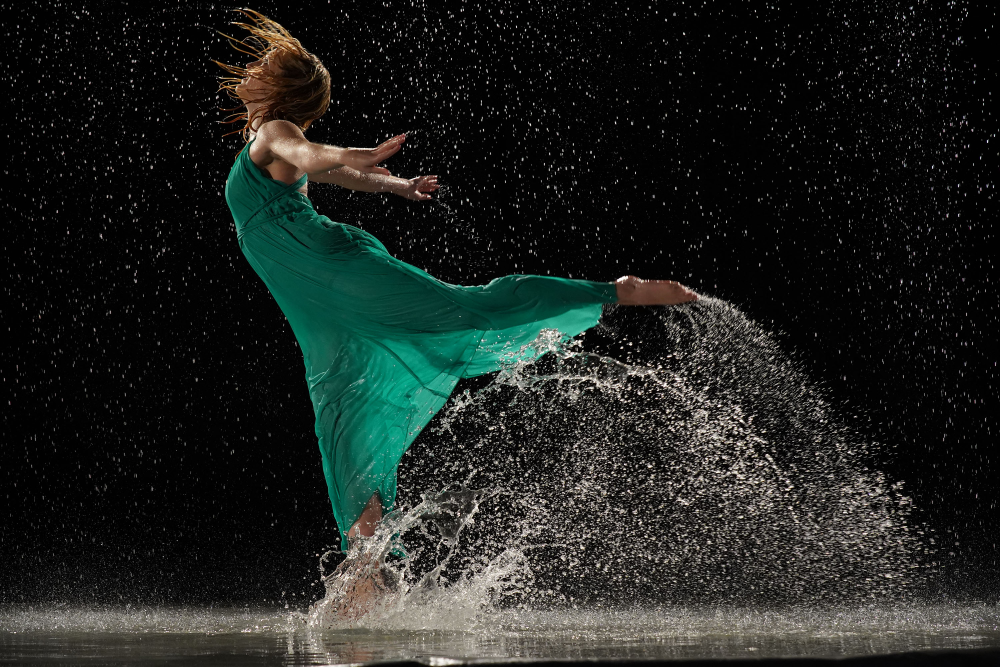
#> input picture DancingInWater.jpg, 3000 x 2000 px (shown at 1/3 size)
$ python mediana.py
#> lines starting #> are read from the running program, lines starting #| are printed output that depends on the picture
import numpy as np
from PIL import Image


def median_filter(image_path, filter_dimensions):
    # Image openning
#> called with image_path = 'DancingInWater.jpg', filter_dimensions = (3, 3)
    image = Image.open(image_path)
#> image is the input picture: PIL image 3000x2000 RGB; mean R, G, B 30.8, 35.3, 32

    image = image.resize((1500, 1000))    # Apply a resize for bigger images
#> image: PIL image 1500x1000 RGB

    # Image convert to Array
    img_array = np.asarray(image, np.float64)

    # Image to apply the result
    filtered_image = Image.new(image.mode, image.size)
#> filtered_image: PIL image 1500x1000 RGB; every value is 0

    # Image and filter dimensions
    height, width, channel = img_array.shape
#> height = 1000; width = 1500; channel = 3
    filter_half_width = filter_dimensions[1] // 2
    filter_half_height = filter_dimensions[0] // 2

    # Go through all the pixels of the image
    for y in range(height):
        for x in range(width):
            # Create a list of neighbors for each color
            r = []
            g = []
            b = []
            # Go through height neighbors
            for i in range(-filter_half_height, filter_half_height+1):
                # Go through widhth neighbors
                for j in range(-filter_half_width, filter_half_width+1):
                    # Get coordinates
                    widthNeighbor = x + j
                    heightNeighbor = y + i

                    # Make zero extension if a neighbor has a negative value or if it's bigger than the image
                    if widthNeighbor < 0 or widthNeighbor >= width or heightNeighbor < 0 or heightNeighbor >= height:
                        r.append(0)
                        g.append(0)
                        b.append(0)
                    # If the pixel is in the image, add the pixel value to the list of neighbors
                    else:
                        r.append(img_array[heightNeighbor, widthNeighbor, 0])
                        g.append(img_array[heightNeighbor, widthNeighbor, 1])
                        b.append(img_array[heightNeighbor, widthNeighbor, 2])

            # Calculate the median for each color
            median_value_r = int(np.median(r))
            median_value_g = int(np.median(g))
            median_value_b = int(np.median(b))

            # Aply the new values to the pixel
            filtered_image.putpixel(
                (x, y), (median_value_r, median_value_g, median_value_b))
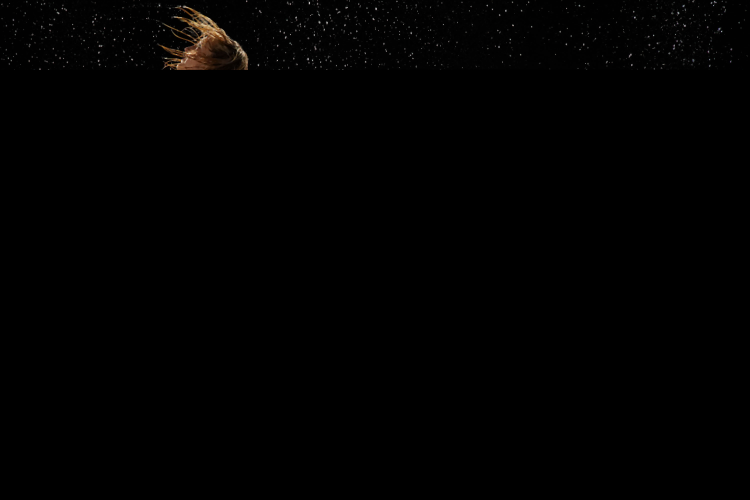
#> filtered_image: PIL image 1500x1000 RGB (shown at 1/2 size); mean R, G, B 1.2, 1, 0.8

    return filtered_image


image_file = "DancingInWater.jpg"


# Apply median filter

m = 3
n = 3
#> (the run stopped early here; a loop or call above may not have finished)
